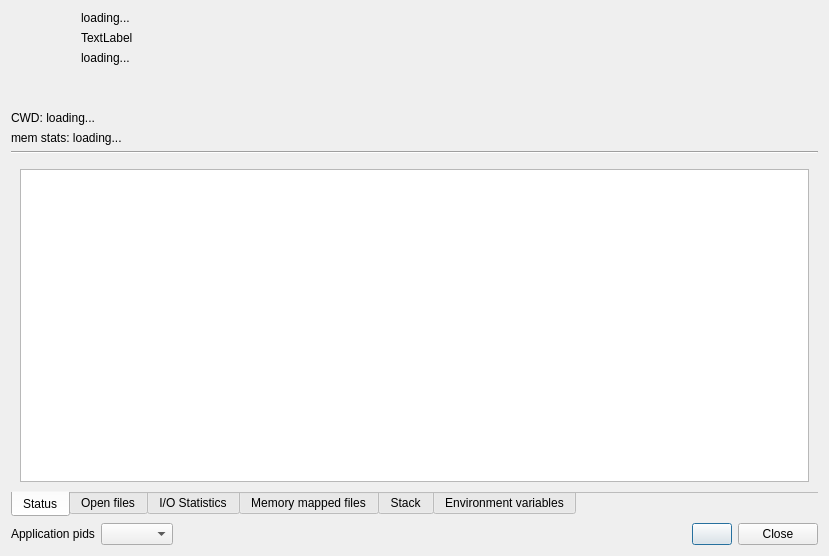
<?xml version="1.0" encoding="UTF-8"?>
<ui version="4.0">
 <class>ProcessDetailsDialog</class>
 <widget class="QDialog" name="ProcessDetailsDialog">
  <property name="geometry">
   <rect>
    <x>0</x>
    <y>0</y>
    <width>829</width>
    <height>556</height>
   </rect>
  </property>
  <property name="windowTitle">
   <string>Process details</string>
  </property>
  <layout class="QVBoxLayout" name="verticalLayout">
   <item>
    <layout class="QVBoxLayout" name="verticalLayout_2">
     <item>
      <layout class="QHBoxLayout" name="horizontalLayout">
       <item>
        <widget class="QLabel" name="labelProcIcon">
         <property name="minimumSize">
          <size>
           <width>48</width>
           <height>48</height>
          </size>
         </property>
         <property name="maximumSize">
          <size>
           <width>64</width>
           <height>64</height>
          </size>
         </property>
         <property name="text">
          <string/>
         </property>
        </widget>
       </item>
       <item>
        <layout class="QVBoxLayout" name="verticalLayout_3">
         <item>
          <widget class="QLabel" name="labelProcName">
           <property name="frameShape">
            <enum>QFrame::NoFrame</enum>
           </property>
           <property name="text">
            <string>loading...</string>
           </property>
           <property name="alignment">
            <set>Qt::AlignLeading|Qt::AlignLeft|Qt::AlignTop</set>
           </property>
           <property name="wordWrap">
            <bool>true</bool>
           </property>
           <property name="textInteractionFlags">
            <set>Qt::LinksAccessibleByMouse|Qt::TextSelectableByMouse</set>
           </property>
          </widget>
         </item>
         <item>
          <widget class="QLabel" name="labelProcPath">
           <property name="text">
            <string>TextLabel</string>
           </property>
          </widget>
         </item>
         <item>
          <widget class="QLabel" name="labelProcArgs">
           <property name="text">
            <string>loading...</string>
           </property>
           <property name="textFormat">
            <enum>Qt::PlainText</enum>
           </property>
           <property name="alignment">
            <set>Qt::AlignLeading|Qt::AlignLeft|Qt::AlignTop</set>
           </property>
           <property name="wordWrap">
            <bool>true</bool>
           </property>
           <property name="textInteractionFlags">
            <set>Qt::LinksAccessibleByMouse|Qt::TextSelectableByMouse</set>
           </property>
          </widget>
         </item>
        </layout>
       </item>
      </layout>
     </item>
     <item>
      <widget class="QLabel" name="labelChecksums">
       <property name="text">
        <string notr="true"/>
       </property>
       <property name="alignment">
        <set>Qt::AlignLeading|Qt::AlignLeft|Qt::AlignTop</set>
       </property>
       <property name="textInteractionFlags">
        <set>Qt::TextSelectableByKeyboard|Qt::TextSelectableByMouse</set>
       </property>
      </widget>
     </item>
     <item>
      <widget class="QLabel" name="labelParent">
       <property name="text">
        <string notr="true"/>
       </property>
       <property name="wordWrap">
        <bool>true</bool>
       </property>
       <property name="textInteractionFlags">
        <set>Qt::TextSelectableByKeyboard|Qt::TextSelectableByMouse</set>
       </property>
      </widget>
     </item>
     <item>
      <widget class="QLabel" name="labelCwd">
       <property name="text">
        <string>CWD: loading...</string>
       </property>
       <property name="alignment">
        <set>Qt::AlignLeading|Qt::AlignLeft|Qt::AlignTop</set>
       </property>
       <property name="wordWrap">
        <bool>true</bool>
       </property>
       <property name="textInteractionFlags">
        <set>Qt::TextSelectableByKeyboard|Qt::TextSelectableByMouse</set>
       </property>
      </widget>
     </item>
     <item>
      <layout class="QHBoxLayout" name="horizontalLayout_3">
       <item>
        <widget class="QLabel" name="labelStatm">
         <property name="text">
          <string>mem stats: loading...</string>
         </property>
         <property name="alignment">
          <set>Qt::AlignLeading|Qt::AlignLeft|Qt::AlignTop</set>
         </property>
         <property name="textInteractionFlags">
          <set>Qt::TextSelectableByKeyboard|Qt::TextSelectableByMouse</set>
         </property>
        </widget>
       </item>
      </layout>
     </item>
    </layout>
   </item>
   <item>
    <widget class="Line" name="line">
     <property name="orientation">
      <enum>Qt::Horizontal</enum>
     </property>
    </widget>
   </item>
   <item>
    <widget class="QTabWidget" name="tabWidget">
     <property name="tabPosition">
      <enum>QTabWidget::South</enum>
     </property>
     <property name="currentIndex">
      <number>0</number>
     </property>
     <property name="documentMode">
      <bool>true</bool>
     </property>
     <widget class="QWidget" name="tab_2">
      <attribute name="title">
       <string>Status</string>
      </attribute>
      <layout class="QGridLayout" name="gridLayout_3">
       <item row="0" column="1">
        <widget class="QPlainTextEdit" name="textStatus">
         <property name="undoRedoEnabled">
          <bool>false</bool>
         </property>
        </widget>
       </item>
      </layout>
     </widget>
     <widget class="QWidget" name="tab_3">
      <attribute name="title">
       <string>Open files</string>
      </attribute>
      <layout class="QGridLayout" name="gridLayout_4">
       <item row="3" column="0">
        <layout class="QHBoxLayout" name="horizontalLayout_4">
         <item>
          <widget class="QCheckBox" name="checkFilterSockets">
           <property name="sizePolicy">
            <sizepolicy hsizetype="Maximum" vsizetype="Fixed">
             <horstretch>0</horstretch>
             <verstretch>0</verstretch>
            </sizepolicy>
           </property>
           <property name="text">
            <string>Filter sockets</string>
           </property>
          </widget>
         </item>
         <item>
          <widget class="QCheckBox" name="checkFilterFiles">
           <property name="text">
            <string>Filter files</string>
           </property>
          </widget>
         </item>
        </layout>
       </item>
       <item row="1" column="0">
        <widget class="QPlainTextEdit" name="textOpenedFiles">
         <property name="undoRedoEnabled">
          <bool>false</bool>
         </property>
        </widget>
       </item>
      </layout>
     </widget>
     <widget class="QWidget" name="tabWidgetPage1">
      <attribute name="title">
       <string>I/O Statistics</string>
      </attribute>
      <layout class="QGridLayout" name="gridLayout">
       <item row="1" column="0">
        <widget class="QPlainTextEdit" name="textIOStats">
         <property name="undoRedoEnabled">
          <bool>false</bool>
         </property>
        </widget>
       </item>
      </layout>
     </widget>
     <widget class="QWidget" name="tabWidgetPage2">
      <attribute name="title">
       <string>Memory mapped files</string>
      </attribute>
      <layout class="QGridLayout" name="gridLayout_2">
       <item row="1" column="0">
        <widget class="QPlainTextEdit" name="textMappedFiles">
         <property name="undoRedoEnabled">
          <bool>false</bool>
         </property>
        </widget>
       </item>
      </layout>
     </widget>
     <widget class="QWidget" name="tab">
      <attribute name="title">
       <string>Stack</string>
      </attribute>
      <layout class="QGridLayout" name="gridLayout_5">
       <item row="0" column="0">
        <widget class="QPlainTextEdit" name="textStack">
         <property name="undoRedoEnabled">
          <bool>false</bool>
         </property>
        </widget>
       </item>
      </layout>
     </widget>
     <widget class="QWidget" name="tab_4">
      <attribute name="title">
       <string>Environment variables</string>
      </attribute>
      <layout class="QGridLayout" name="gridLayout_6">
       <item row="0" column="0">
        <widget class="QPlainTextEdit" name="textEnv">
         <property name="undoRedoEnabled">
          <bool>false</bool>
         </property>
        </widget>
       </item>
      </layout>
     </widget>
    </widget>
   </item>
   <item>
    <layout class="QHBoxLayout" name="horizontalLayout_2">
     <item>
      <widget class="QLabel" name="label">
       <property name="text">
        <string>Application pids</string>
       </property>
      </widget>
     </item>
     <item>
      <widget class="QComboBox" name="comboPids">
       <property name="maxVisibleItems">
        <number>100</number>
       </property>
       <property name="sizeAdjustPolicy">
        <enum>QComboBox::AdjustToContents</enum>
       </property>
      </widget>
     </item>
     <item>
      <spacer name="horizontalSpacer_3">
       <property name="orientation">
        <enum>Qt::Horizontal</enum>
       </property>
       <property name="sizeHint" stdset="0">
        <size>
         <width>40</width>
         <height>20</height>
        </size>
       </property>
      </spacer>
     </item>
     <item>
      <widget class="QPushButton" name="cmdAction">
       <property name="toolTip">
        <string>Start or stop monitoring this process</string>
       </property>
       <property name="text">
        <string/>
       </property>
       <property name="icon">
        <iconset theme="media-playback-start">
         <normaloff>../../../../../../.designer/backup</normaloff>../../../../../../.designer/backup</iconset>
       </property>
       <property name="checkable">
        <bool>true</bool>
       </property>
      </widget>
     </item>
     <item>
      <widget class="QPushButton" name="cmdClose">
       <property name="text">
        <string>Close</string>
       </property>
       <property name="icon">
        <iconset theme="window-close">
         <normaloff>../../../../../../.designer/backup</normaloff>../../../../../../.designer/backup</iconset>
       </property>
      </widget>
     </item>
    </layout>
   </item>
  </layout>
 </widget>
 <tabstops>
  <tabstop>cmdClose</tabstop>
  <tabstop>cmdAction</tabstop>
  <tabstop>comboPids</tabstop>
  <tabstop>textStatus</tabstop>
  <tabstop>checkFilterSockets</tabstop>
  <tabstop>checkFilterFiles</tabstop>
  <tabstop>textIOStats</tabstop>
  <tabstop>textMappedFiles</tabstop>
  <tabstop>textStack</tabstop>
  <tabstop>textEnv</tabstop>
  <tabstop>tabWidget</tabstop>
  <tabstop>textOpenedFiles</tabstop>
 </tabstops>
 <resources/>
 <connections/>
</ui>
